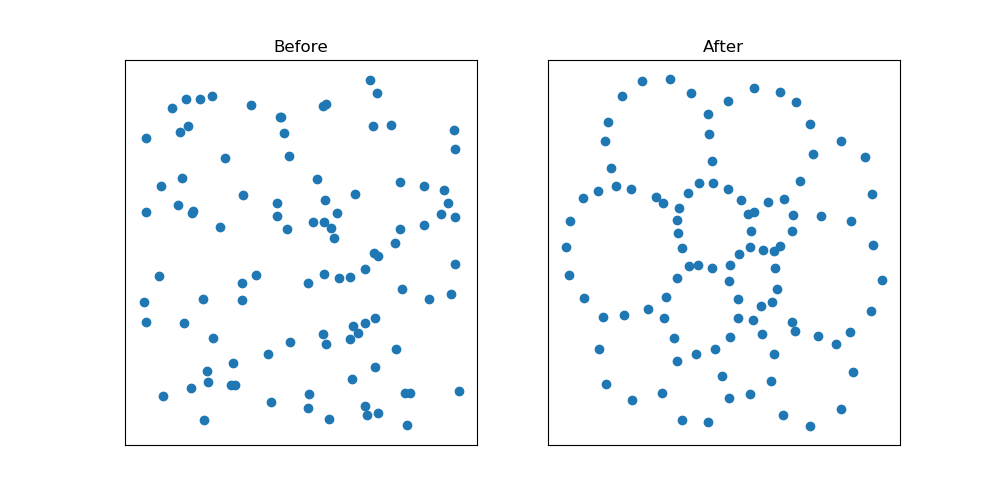

Reproduce this figure in Python.
# Example from README
from topologylayer.nn import AlphaLayer, BarcodePolyFeature
import torch, numpy as np, matplotlib.pyplot as plt

# random pointcloud
np.random.seed(0)
data = np.random.rand(100, 2)

# optimization to increase size of holes
layer = AlphaLayer(maxdim=1)
x = torch.autograd.Variable(torch.tensor(data).type(torch.float), requires_grad=True)
f1 = BarcodePolyFeature(1,2,0)
optimizer = torch.optim.Adam([x], lr=1e-2)
for i in range(100):
    optimizer.zero_grad()
    loss = -f1(layer(x))
    loss.backward()
    optimizer.step()

# save figure
y = x.detach().numpy()
fig, ax = plt.subplots(ncols=2, figsize=(10,5))
ax[0].scatter(data[:,0], data[:,1])
ax[0].set_title("Before")
ax[1].scatter(y[:,0], y[:,1])
ax[1].set_title("After")
for i in range(2):
    ax[i].set_yticklabels([])
    ax[i].set_xticklabels([])
    ax[i].tick_params(bottom=False, left=False)
plt.savefig('holes.png')
